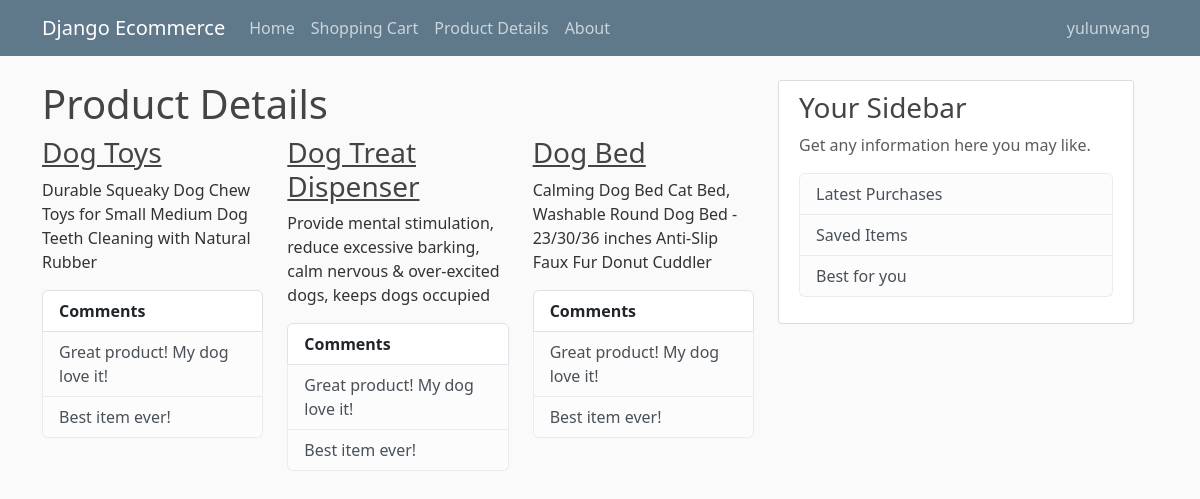
Page /productdetails/ on the committed database.
### ecommerce/models.py (models this page shows, shortened)
class Product(models.Model):
	name = models.CharField(max_length=200, null=True)
	description=models.CharField(max_length=200, null=True)
	image=models.ImageField(upload_to='ecommerce/images', null=True) #directory where the image will be stored

### ecommerce/views.py (the view)
# urls.py: path('productdetails/', views.productdetails, name='ecommerce-productdetails'),
def productdetails(request):
	context = {
		'products': Product.objects.all()
	}
	return render(request, 'ecommerce/productdetails.html', context)

### ecommerce/templates/ecommerce/productdetails.html
{% extends 'ecommerce/base.html' %}
{% block content %}
	<h1>Product Details</h1>
	{% for product in products %}
		<div class="col-md-4">
			<h3><a class="article-title" href="#">{{ product.name }}</a></h3>
	    	<p class="article-content">{{ product.description }}</p>
	    	<ul class="list-group">
	          <li class="list-group-item"><b>Comments</b></li>
	          <li class="list-group-item list-group-item-light">Great product! My dog love it!</li>
	          <li class="list-group-item list-group-item-light">Best item ever!</li>
	        </ul>
		</div>
	{% endfor %}
{% endblock content %}

### ecommerce/static/ecommerce/main.css (style rules this page uses)
body { background: #fafafa; color: #333333; margin-top: 5rem; }
h1, h2, h3, h4, h5, h6 { color: #444444; }
ul { margin: 0; }
.article-title { color: #444444; }
.article-content { white-space: pre-line; }

### rows in the picture
Product: name "Dog Toys", description "Durable Squeaky Dog Chew Toys for Small Medium Dog Teeth Cleaning with Natural Rubber"
Product: name "Dog Treat Dispenser", description "Provide mental stimulation, reduce excessive barking, calm nervous & over-excited dogs, keeps dogs occupied"
Product: name "Dog Bed", description "Calming Dog Bed Cat Bed, Washable Round Dog Bed - 23/30/36 inches Anti-Slip Faux Fur Donut Cuddler"
